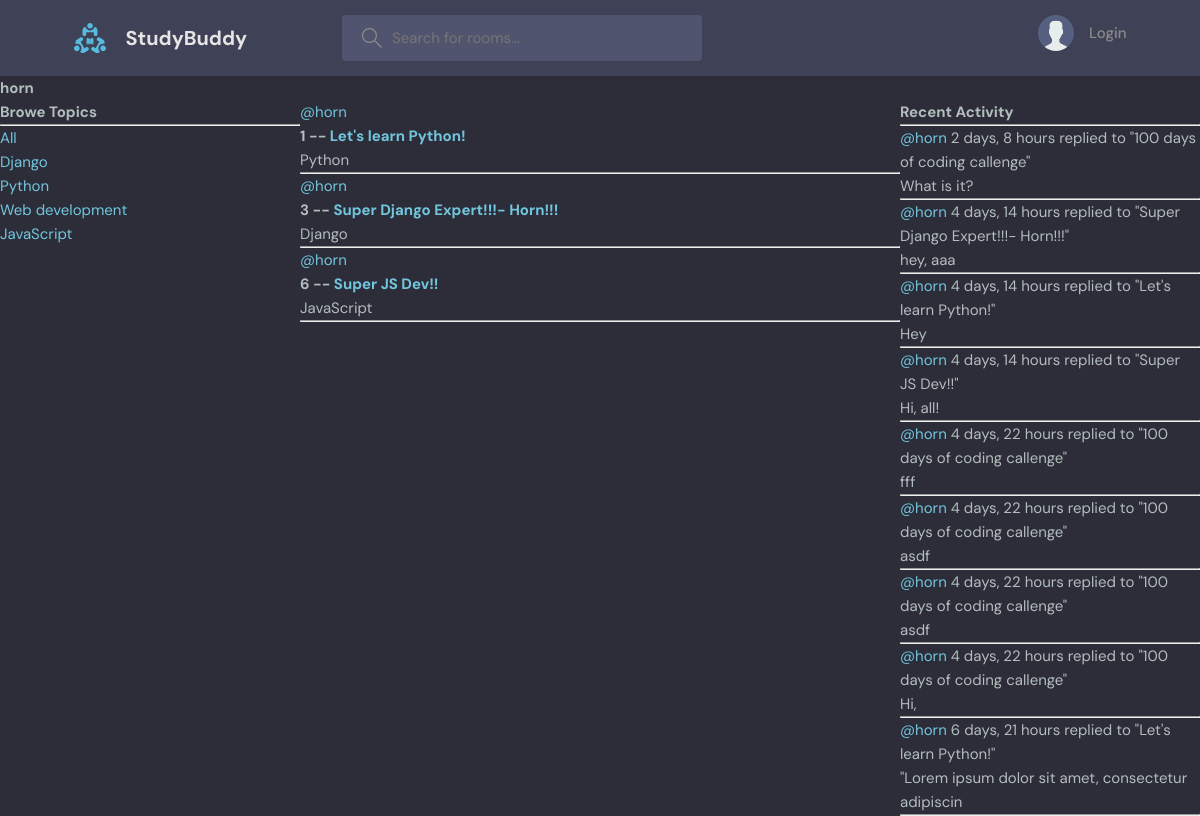
The app's page /profile/1/, older data.
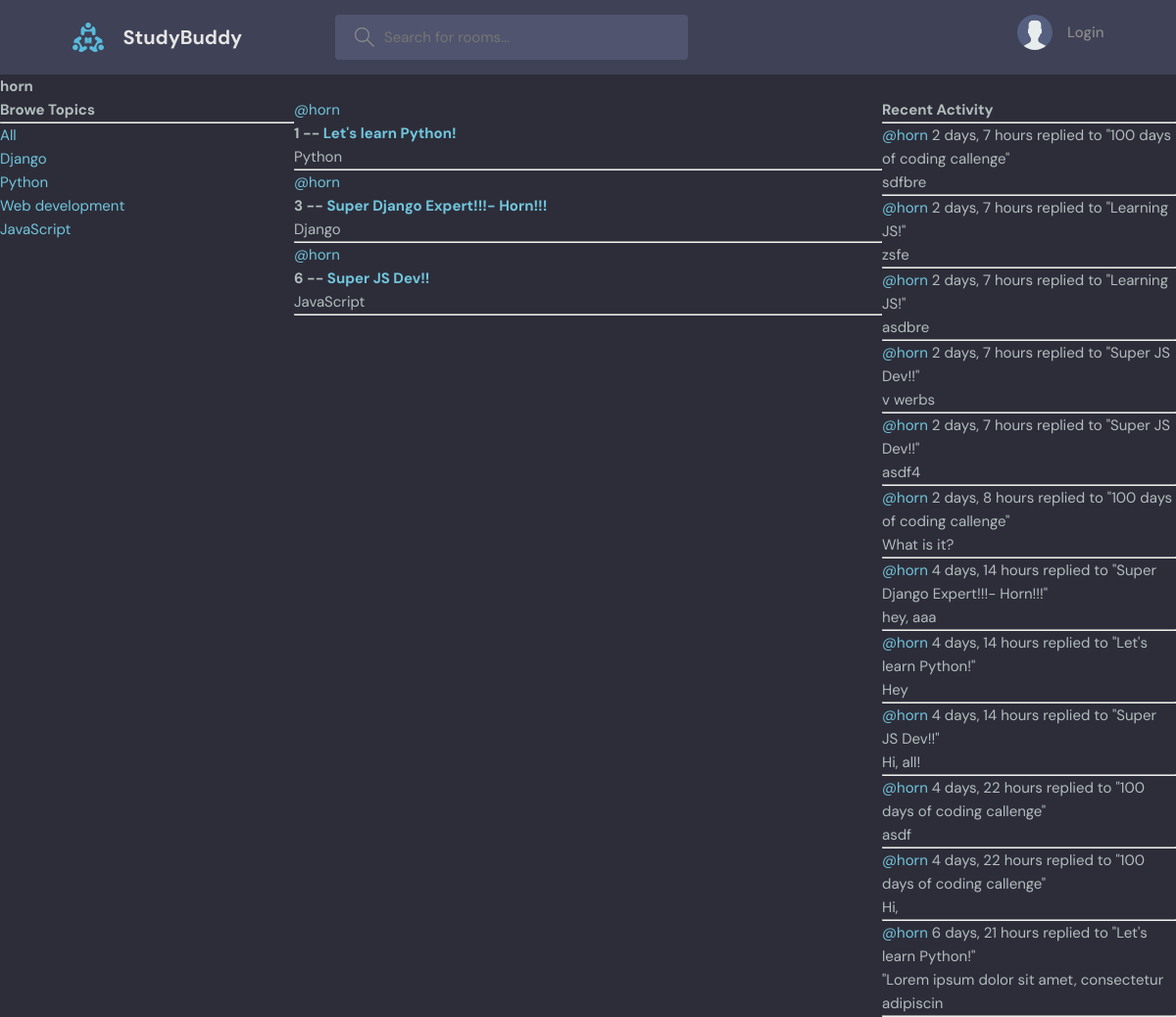
The same page, newer data.
### base/models.py (models this page shows, shortened)
class Topic(models.Model):
    name = models.CharField(max_length=200)

class Room(models.Model):
    host = models.ForeignKey(User, on_delete=models.SET_NULL, null=True)
    topic = models.ForeignKey(Topic, on_delete=models.SET_NULL, null=True)
    name = models.CharField(max_length=200)
    description = models.TextField(null=True, blank=True)
    participants = models.ManyToManyField(
        User, related_name='participants', blank=True)
    updated = models.DateTimeField(auto_now=True)
    created = models.DateTimeField(auto_now_add=True)
    class Meta:
        ordering = ['-updated', '-created']
    def __str__(self):
        return self.name

class Message(models.Model):
    user = models.ForeignKey(User, on_delete=models.CASCADE)
    room = models.ForeignKey(Room, on_delete=models.CASCADE)
    body = models.TextField()
    updated = models.DateTimeField(auto_now=True)
    created = models.DateTimeField(auto_now_add=True)
    class Meta:
        ordering = ['-updated', '-created']
    def __str__(self):
        return self.body[0:50]

### base/views.py (the view)
# urls.py: path('profile/<str:pk>/', views.userProfile, name='user-profile'),
def userProfile(request, pk):
    user = User.objects.get(id=pk)
    rooms = user.room_set.all()
    room_messages = user.message_set.all()
    topics = Topic.objects.all()
    context = {'user': user, 'rooms': rooms, 'room_messages': room_messages, 'topics': topics}
    return render(request, 'base/profile.html', context)

### base/templates/base/profile.html (shortened to what this page needs)
{% extends 'main.html' %}
{% block content %}
<h1>{{user.username}}</h1>
<div class="profile-container">
    <div>
        {% include 'base/topics_component.html' %}
    </div>
    <div>
        {% include 'base/feed_component.html' %}
    </div>
    <div>
        {% include 'base/activity_component.html' %}
    </div>
</div>
{% endblock content %}

### templates/main.html (shortened to what this page needs)
<!DOCTYPE html>
{% load static %}
<html lang="en">
  <head>
    <link rel="stylesheet" href="{% static 'styles/style.css' %}" />
  </head>
  <body>
    {% include 'navbar.html' %}
    {% block content %} {% endblock %}
  </body>
</html>

### templates/navbar.html (shortened to what this page needs)
<header class="header header--loggedIn">
  <div class="container">
    <a href="{% url 'home' %}" class="header__logo">
      <img src="assets/logo.svg" />
      <h1>StudyBuddy</h1>
    </a>
    <form class="header__search" method="GET" action="{% url 'home' %}">
      <label>
        <input type="text" name="q" placeholder="Search for rooms..." />
      </label>
    </form>
    <nav class="header__menu">
      {% if request.user.is_authenticated %}
      <div class="header__user">
        <a href="profile.html">
          <div class="avatar avatar--medium active">
            <img src="https://randomuser.me/api/portraits/men/37.jpg" />
          </div>
          <p>{{request.user.name}} <span>@{{request.user.username}}</span></p>
        </a>
        <button class="dropdown-button">
          <svg version="1.1" xmlns="http://www.w3.org/2000/svg" width="32" height="32" viewBox="0 0 32 32">
            <title>chevron-down</title>
            <path d="M16 21l-13-13h-3l16 16 16-16h-3l-13 13z"></path>
          </svg>
        </button>
      </div>
      {% else %}
      <a href="{% url 'login' %}">
        <img src="./assets/avatar.svg" />
        <p>Login</p>
      </a>
      {% endif %}
    </nav>
  </div>
</header>

### base/templates/base/topics_component.html
<h3>Browe Topics</h3>
    <hr />
    <div>
      <a href="{% url 'home' %}">All</a>
    </div>
    {% for topic in topics %}
    <div>
      <a href="{% url 'home' %}?q={{topic.name}}">{{topic.name}}</a>
    </div>
    {% endfor %}

### base/templates/base/feed_component.html (shortened to what this page needs)
<div>
    {% for room in rooms %}
    <div>
      <a href="{% url 'user-profile' room.host.id %}">@{{room.host.username}}</a>
      <h5>
        {{room.id}} -- <a href="{% url 'room' room.id %}"> {{room.name}}</a>
      </h5>
      <small>{{room.topic.name}}</small>
      <hr />
    </div>
    {% endfor %}
  </div>

### base/templates/base/activity_component.html (shortened to what this page needs)
<h3>Recent Activity</h3>
<hr />
{% for message in room_messages %}
<small><a href="{% url 'user-profile' message.user.id %}">@{{message.user}}</a> {{message.created|timesince}}</small>
<small>replied to "{{message.room}}"</small>
<p>{{message}}</p>
<hr />
{% endfor %}

### static/styles/style.css (style rules this page uses)
:root { --color-main: #71c6dd; --color-main-light: #e1f6fb; --color-dark: #3f4156; --color-dark-medium: #51546e; --color-dark-light: #696d97; --color-light: #e5e5e5; --color-gray: #8b8b8b; --color-light-gray: #b2bdbd; --color-bg: #2d2d39; --color-success: #5dd693; --color-error: #fc4b0b; }
* { font-family: "DM Sans", -apple-system, BlinkMacSystemFont, "Segoe UI", Roboto, Oxygen, Ubuntu, Cantarell, "Open Sans", "Helvetica Neue", sans-serif; margin: 0; padding: 0; box-sizing: border-box; text-rendering: optimizeLegibility; font-size: inherit; }
html { font-size: 56.25%; }
@media only screen and (min-width: 1200px) { html { font-size: 62.5%; } }
body { line-height: 1.6; font-weight: 400; font-size: 1.5rem; color: var(--color-light-gray); background-color: var(--color-bg); min-height: 100vh; }
img { width: 100%; }
a { display: inline-block; color: var(--color-main); text-decoration: none; }
.container { max-width: 120rem; width: 90%; margin: auto; }
.header { padding: 1.5rem; background-color: var(--color-dark); }
.header > .container { display: flex; gap: 9.5rem; }
.header__logo, .header__user { display: flex; gap: 2rem; align-items: center; }
.header__logo > img { height: 3.2rem; width: 3.2rem; }
.header__logo > h1 { font-weight: 700; font-size: 2rem; color: var(--color-light); }
.header__search > label { background-color: var(--color-dark-medium); padding: 1.3rem 1rem; display: flex; align-items: center; gap: 1rem; border-radius: 4px; }
.header__search svg { fill: var(--color-gray); width: 2rem; height: 2rem; margin-left: 1rem; }
.header__search input { width: 30rem; background: transparent; border: none; outline: none; color: var(--color-light); }
.header__menu { margin-left: auto; position: relative; }
.header__menu a { display: flex; gap: 1.5rem; align-items: center; font-weight: 500; text-decoration: none; color: var(--color-gray); }
.header__menu img { height: 3.6rem; }
.header__menu p { line-height: 1.2; }

### base/templates/base/profile.html (style rules this page uses)
.profile-container { display: grid; grid-template-columns: 1fr 2fr 1fr; }

Row changes from the older to the newer data that the page shows:
removed Message: user "horn", created "4 days, 22 hours", room "100 days of coding callenge", body "fff"
removed Message: user "horn", created "4 days, 22 hours", room "100 days of coding callenge", body "asdf"
added Message: user "horn", created "2 days, 7 hours", room "100 days of coding callenge", body "sdfbre"
added Message: user "horn", created "2 days, 7 hours", room "Learning JS!", body "zsfe"
added Message: user "horn", created "2 days, 7 hours", room "Learning JS!", body "asdbre"
added Message: user "horn", created "2 days, 7 hours", room "Super JS Dev!!", body "v werbs"
added Message: user "horn", created "2 days, 7 hours", room "Super JS Dev!!", body "asdf4"
